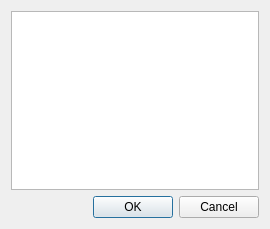
<?xml version="1.0" encoding="UTF-8"?>
<ui version="4.0">
 <class>CStringListDialog</class>
 <widget class="QDialog" name="CStringListDialog">
  <property name="geometry">
   <rect>
    <x>0</x>
    <y>0</y>
    <width>270</width>
    <height>229</height>
   </rect>
  </property>
  <property name="windowTitle">
   <string>Select from list</string>
  </property>
  <layout class="QVBoxLayout" name="vl_StringListDialog">
   <item>
    <widget class="QListWidget" name="lw_StringList"/>
   </item>
   <item>
    <widget class="QDialogButtonBox" name="bb_StringListDialog">
     <property name="orientation">
      <enum>Qt::Horizontal</enum>
     </property>
     <property name="standardButtons">
      <set>QDialogButtonBox::Cancel|QDialogButtonBox::Ok</set>
     </property>
    </widget>
   </item>
  </layout>
 </widget>
 <resources/>
 <connections>
  <connection>
   <sender>bb_StringListDialog</sender>
   <signal>accepted()</signal>
   <receiver>CStringListDialog</receiver>
   <slot>accept()</slot>
   <hints>
    <hint type="sourcelabel">
     <x>248</x>
     <y>254</y>
    </hint>
    <hint type="destinationlabel">
     <x>157</x>
     <y>274</y>
    </hint>
   </hints>
  </connection>
  <connection>
   <sender>bb_StringListDialog</sender>
   <signal>rejected()</signal>
   <receiver>CStringListDialog</receiver>
   <slot>reject()</slot>
   <hints>
    <hint type="sourcelabel">
     <x>316</x>
     <y>260</y>
    </hint>
    <hint type="destinationlabel">
     <x>286</x>
     <y>274</y>
    </hint>
   </hints>
  </connection>
 </connections>
</ui>
